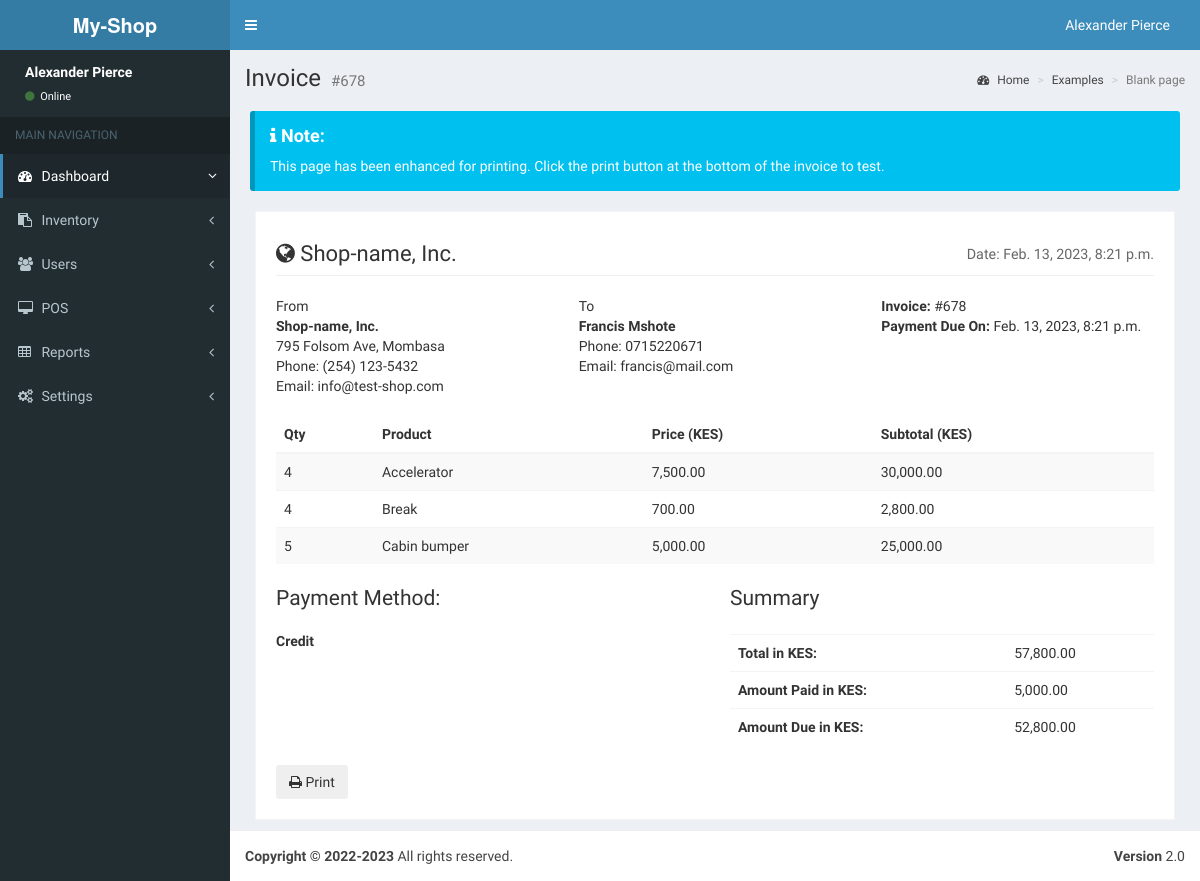
/invoice/13/, run on the app's committed database.
### store/models.py (models this page shows, shortened)
class Bill(models.Model):
	customer = models.ForeignKey(Customer, related_name="bills", on_delete=models.CASCADE, null=True, blank=True)
	payment_method = models.ForeignKey(PaymentMethod, related_name="bills", on_delete=models.CASCADE, null=True, blank=True)
	paid = models.BooleanField(default=False)
	invoice_no = models.CharField(max_length=25, blank=True, null=True)
	processed = models.BooleanField(default=False)
	date_updated = models.DateTimeField(auto_now=True)
	date_created = models.DateTimeField(auto_now_add=True)
	@property
	def get_bill_total(self):
		total = sum([item.sum_total for item in self.bill_items.all()])
		return total
	@property
	def get_total_amount_paid(self):
		total = sum([item.amount_paid for item in self.bill_transactions.all()])
		return total

class Customer(models.Model):
	first_name = models.CharField(max_length=50)
	last_name = models.CharField(max_length=50)
	phone = models.CharField(max_length=15, null=True, blank=True)
	email = models.EmailField(max_length=255, null=True, blank=True)
	date_updated = models.DateTimeField(auto_now=True)
	date_created = models.DateTimeField(auto_now_add=True)

class BillItem(models.Model):
	product = models.ForeignKey(Inventory, related_name="bill_items", on_delete=models.CASCADE, null=True)
	bill = models.ForeignKey(Bill, related_name="bill_items", on_delete=models.CASCADE)
	quantity = models.IntegerField(default=0)
	sum_total = models.FloatField(default=0)
	date_added = models.DateTimeField(auto_now_add=True)
	date_updated = models.DateTimeField(auto_now=True)

class Inventory(models.Model):
	store = models.ForeignKey(Store, related_name="products", on_delete=models.CASCADE, null=True, blank=True)
	category = models.ForeignKey(Category, related_name="products", on_delete=models.SET_NULL, null=True, blank=True)
	name = models.CharField(max_length=25, unique=True)
	description = models.CharField(max_length=255, blank=True)
	price = models.FloatField(blank=True, null=True)
	stock = models.IntegerField(blank=True, null=True)
	date_updated = models.DateTimeField(auto_now=True)
	date_created = models.DateTimeField(auto_now_add=True)

class PaymentMethod(models.Model):
	name = models.CharField(max_length=25, unique=True)
	description = models.CharField(max_length=255, blank=True)
	date_updated = models.DateTimeField(auto_now=True)
	date_created = models.DateTimeField(auto_now_add=True)

class BillTransaction(models.Model):
    id = models.UUIDField(primary_key=True, default=uuid.uuid4, editable=False)
    bill = models.ForeignKey(Bill, related_name="bill_transactions", on_delete=models.CASCADE)
    amount_paid = models.FloatField()
    transaction_type = models.ForeignKey(TransactionType, related_name="bill_transactions", on_delete=models.SET_NULL, null=True)
    date_created = models.DateTimeField(auto_now_add=True)
    date_updated = models.DateTimeField(auto_now=True)

### store/views.py (the view)
# urls.py: path("invoice/<int:bill_id>/", views.sales_invoice),
def sales_invoice(request, bill_id):
	context_data = {}
	try:
		del request.session["bill_id"]
	except:
		pass
	active_bill = Bill.objects.get(id=bill_id)
	active_bill.processed = True
	active_bill.save()
	context_data["active_bill"] = active_bill
	context_data["date_now"] = datetime.datetime.now()
	context_data["amount_due"] = active_bill.get_bill_total - active_bill.get_total_amount_paid
	return render(request, "store/invoice.html", context_data)

### templates/store/invoice.html (shortened to what this page needs)
{% extends "base.html" %}
{% load humanize %}
{% block page_content %}
      <div class="content-wrapper">
        <section class="content-header">
          <h1>
            Invoice
            <small>{{active_bill.invoice_no}}</small>
          </h1>
          <ol class="breadcrumb">
            <li><a href="#"><i class="fa fa-dashboard"></i> Home</a></li>
            <li><a href="#">Examples</a></li>
            <li class="active">Blank page</li>
          </ol>
        </section>
        <div class="pad margin no-print">
          <div class="callout callout-info" style="margin-bottom: 0!important;">
            <h4><i class="fa fa-info"></i> Note:</h4>
            This page has been enhanced for printing. Click the print button at the bottom of the invoice to test.
          </div>
        </div>
        <section class="invoice">
          <div class="row">
            <div class="col-xs-12">
              <h2 class="page-header">
                <i class="fa fa-globe"></i> Shop-name, Inc.
                <small class="pull-right">Date: {{date_now}}</small>
              </h2>
            </div>
          </div>
          <div class="row invoice-info">
            <div class="col-sm-4 invoice-col">
              From
              <address>
                <strong>Shop-name, Inc.</strong><br>
                795 Folsom Ave, Mombasa<br>
                Phone: (254) 123-5432<br/>
                Email: info@test-shop.com
              </address>
            </div>
            <div class="col-sm-4 invoice-col">
              To
              <address>
                <strong>{{active_bill.customer.first_name}} {{active_bill.customer.last_name}}</strong><br>
                Phone: {{active_bill.customer.phone}}<br/>
                Email: {{active_bill.customer.email}}
              </address>
            </div>
            <div class="col-sm-4 invoice-col">
              <b>Invoice:</b> {{active_bill.invoice_no}}<br/>
              <b>Payment Due On:</b> {{date_now}}<br/>
            </div>
          </div>
          <div class="row">
            <div class="col-xs-12 table-responsive">
              <table class="table table-striped">
                <thead>
                  <tr>
                    <th>Qty</th>
                    <th>Product</th>
                    <th>Price (KES)</th>
                    <th>Subtotal (KES)</th>
                  </tr>
                </thead>
                <tbody>
                  {% for item in active_bill.bill_items.all %}
                  <tr>
                    <td>{{item.quantity}}</td>
                    <td>{{item.product.name}}</td>
                    <td>{{item.product.price | floatformat:2 | intcomma}}</td>
                    <td>{{item.sum_total | floatformat:2 | intcomma}}</td>
                  </tr>
                  {% endfor %}
                </tbody>
              </table>
            </div>
          </div>
          <div class="row">
            <div class="col-xs-6">
              <p class="lead">Payment Method:</p>
              <h5><b>{{active_bill.payment_method.name | capfirst}}</b></h5>
            </div>
            <div class="col-xs-6">
              <p class="lead">Summary</p>
              <div class="table-responsive">
                <table class="table">
                  <tr>
                    <th>Total in KES:</th>
                    <td>{{active_bill.get_bill_total | floatformat:2 | intcomma}}</td>
                  </tr>
                  <tr>
                    <th>Amount Paid in KES:</th>
                    <td>{{active_bill.get_total_amount_paid | floatformat:2 | intcomma}}</td>
                  </tr>
                  <tr>
                    <th>Amount Due in KES:</th>
                    <td>{{amount_due | floatformat:2 | intcomma}}</td>
                  </tr>
                </table>
              </div>
            </div>
          </div>
          <div class="row no-print">
            <div class="col-xs-12">
              <button class="btn btn-secondary" onclick="window.print();"><i class="fa fa-print"></i> Print</button>
            </div>
          </div>
        </section>
      </div>
{% endblock page_content %}

### data on the page
Bill: invoice_no "#678", customer.first_name "Francis", customer.last_name "Mshote", customer.phone "0715220671", customer.email "francis@mail.com", payment_method.name "Credit", get_bill_total "57,800.00", get_total_amount_paid "5,000.00"
BillItem: quantity "4", product.name "Accelerator", product.price "7,500.00", sum_total "30,000.00"
BillItem: quantity "4", product.name "Break", product.price "700.00", sum_total "2,800.00"
BillItem: quantity "5", product.name "Cabin bumper", product.price "5,000.00", sum_total "25,000.00"

### other printed values
{{ date_now }} "Feb. 13, 2023, 8:21 p.m."
{{ amount_due | floatformat:2 | intcomma }} "52,800.00"
